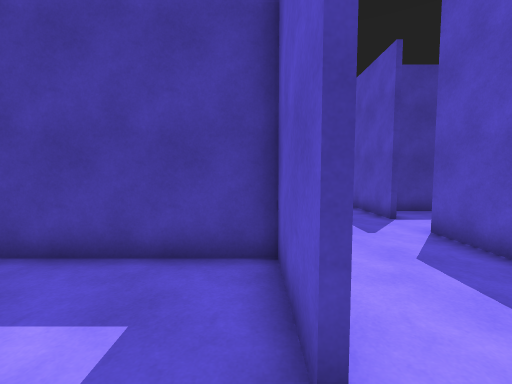
[1] (above)

24 first-person views from a walk through a Unity game level. The camera is 1.5 m above the floor, tilts 4° down and sees 90° across. The floor is counted in squares, 1 m on a side. Each view is taken from the middle of a square. On the plan, view 1 faces up. The plan holds only what a view shows up to about 13 squares ahead; the rest is blank. The place goes on beyond the plan. The player is left out.

[2]
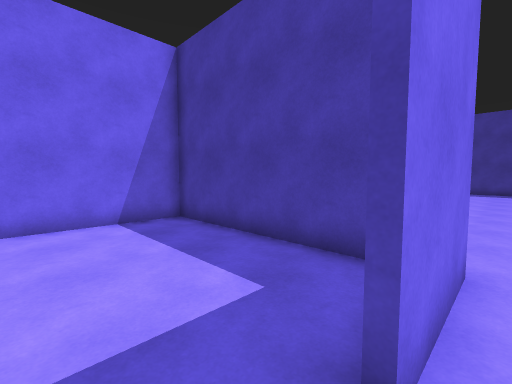

[3]
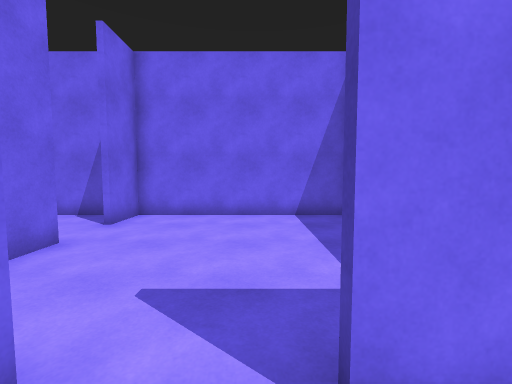

[4]
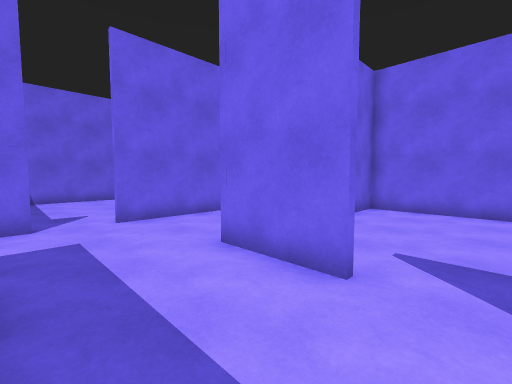

[5]
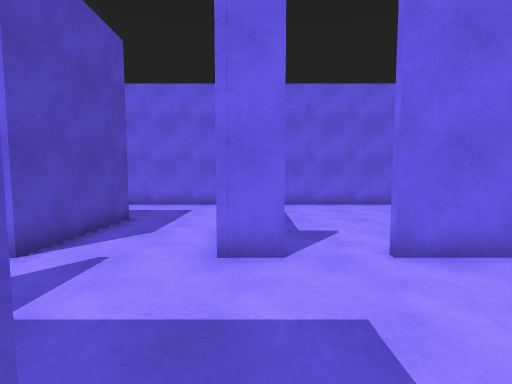

[6]
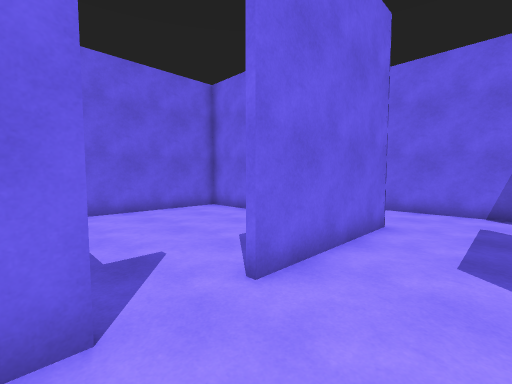

[7]
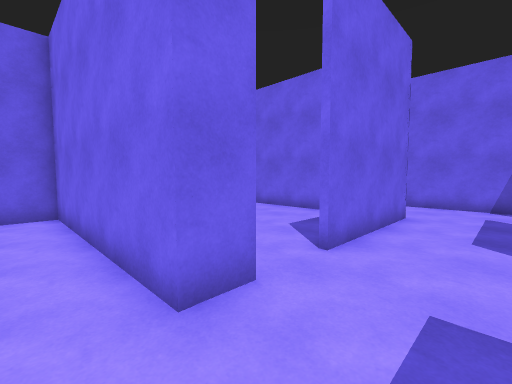

[8]
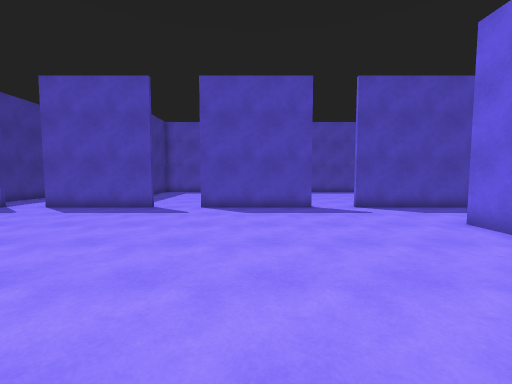

[9]
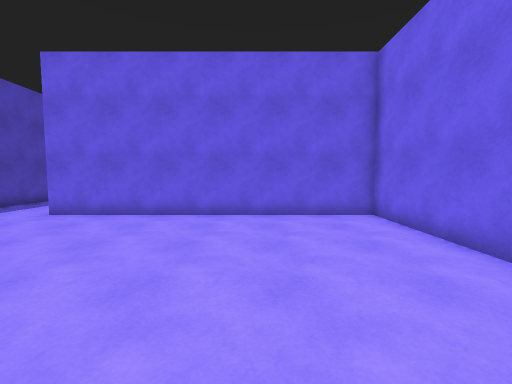

[10]
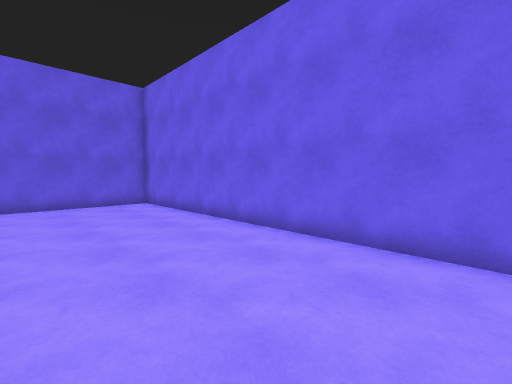

[11]
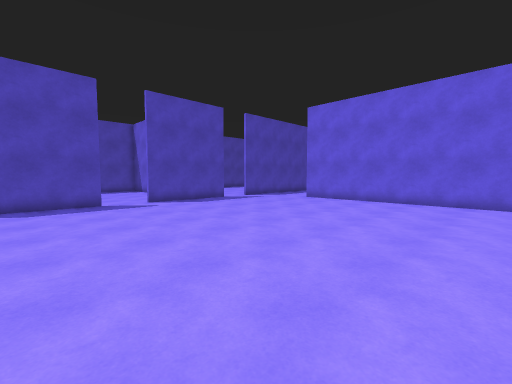

[12]
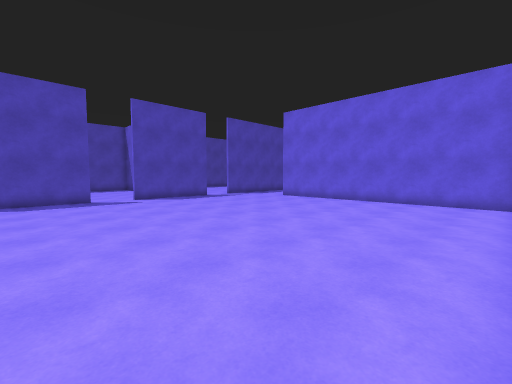

[13]
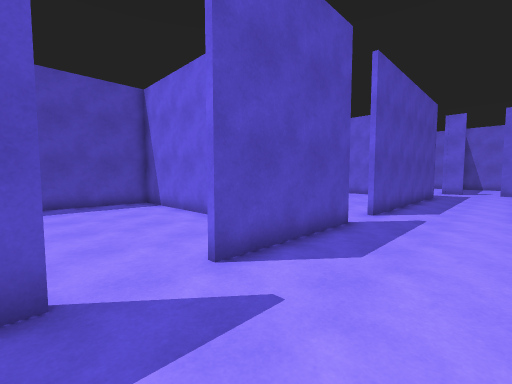

[14]
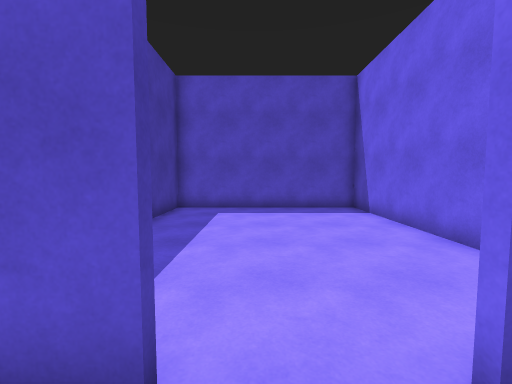

[15]
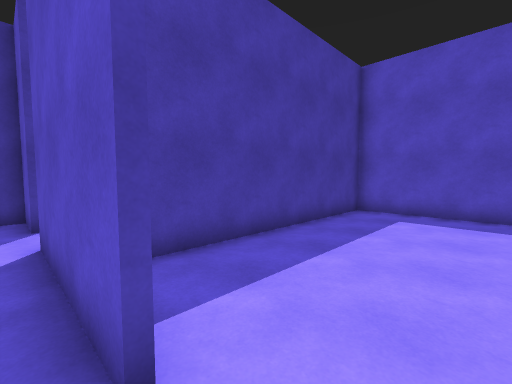

[16]
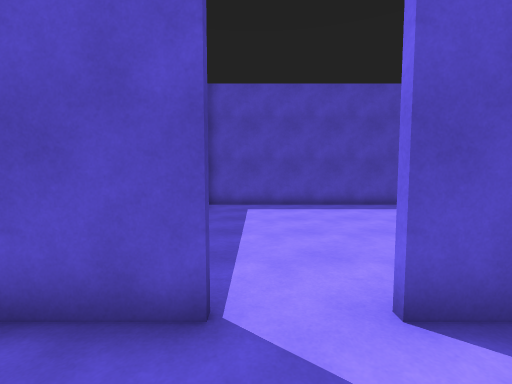

[17]
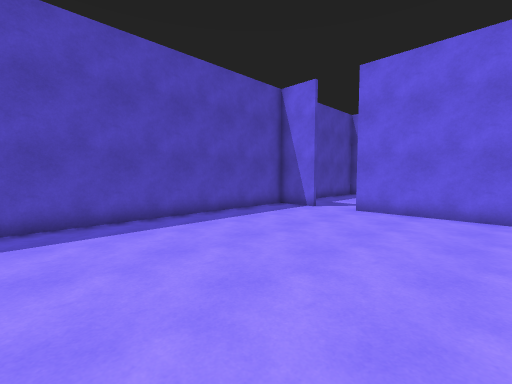

[18]
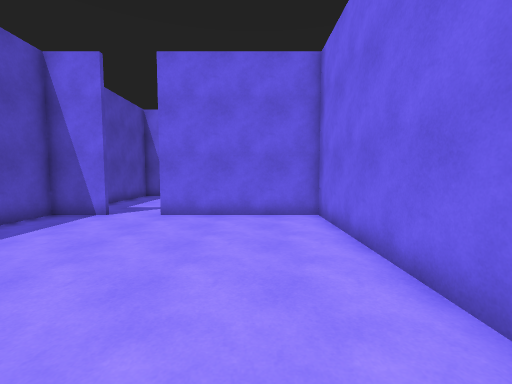

[19]
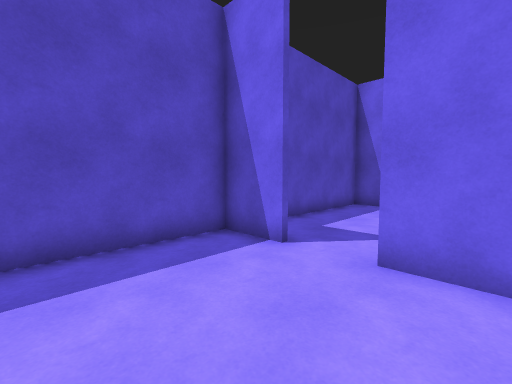

[20]
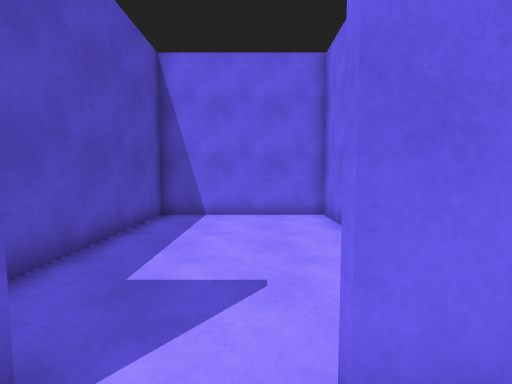

[21]
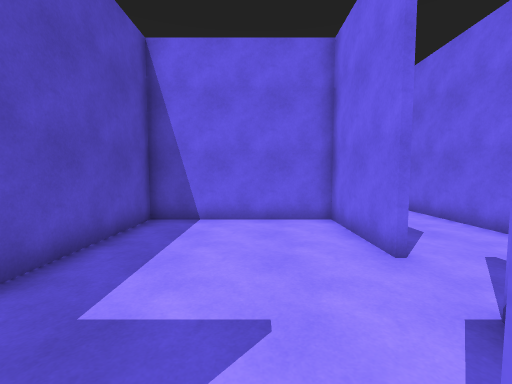

[22]
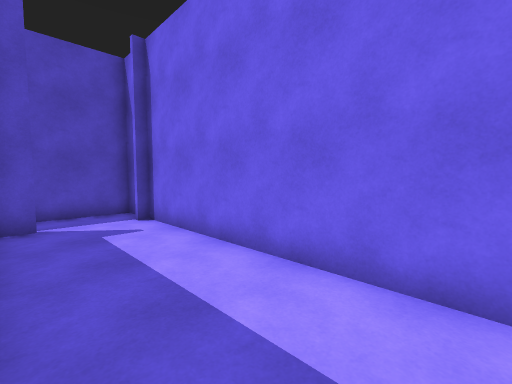

[23]
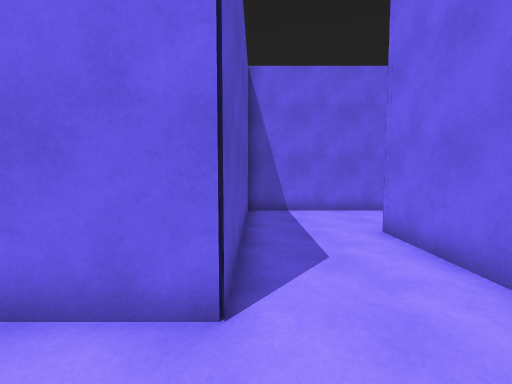

[24]
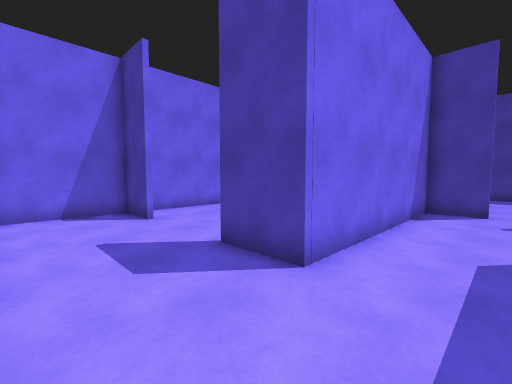

### Floor plan
Ten units are one square. View 1 is at (0, 0); x grows to the right and y downward. Boxes are objects, and circles mark ways between rooms. Rooms are numbered by the first view taken in them; rooms with no view inside come last. Other rooms are left out.
<svg viewBox="-160 -200 329 360">
<path fill="none" stroke="#000" d="M-35 33 -22 33M4 -15 4 -45 -73 -45 -73 33 -55 33M6 5 6 35M45 -84 45 -135M45 -9 45 -66M-54 35 -73 35 -73 116 -95 116M45 -156 45 -195M34 75 47 75 47 155 145 155 145 150M-113 -181 -113 -47 6 -47 6 -15M-155 70 -155 106M-134 116 -155 116 -155 151M83 116 83 74M-37 155 -37 75 15 75M-94 155 -39 155M158 155 164 155 164 126M47 -39 47 33 105 33M124 33 145 33 145 -104M72 -104 58 -104M79 -106 145 -106 145 -185 58 -185M-35 106 -35 155M-39 155 31 155M85 74 85 114 145 114 145 55"/>
<circle cx="-45" cy="40" r="3" fill="#2a7"/>
<circle cx="0" cy="-5" r="3" fill="#2a7"/>
<circle cx="50" cy="-75" r="3" fill="#2a7"/>
<circle cx="50" cy="-145" r="3" fill="#2a7"/>
<circle cx="25" cy="80" r="3" fill="#2a7"/>
<circle cx="80" cy="65" r="3" fill="#2a7"/>
<circle cx="115" cy="40" r="3" fill="#2a7"/>
<text x="-40" y="0">1</text>
<text x="-30" y="-50">2</text>
<text x="100" y="-30">3</text>
<text x="100" y="-150">4</text>
<text x="0" y="120">5</text>
<text x="110" y="80">6</text>
</svg>
Room 1 opens to room 2. Room 2 opens to room 3. Room 2 opens to room 4. Room 2 opens to room 5. Room 2 opens to room 6. Room 3 opens to room 6.

Where each view was taken, in squares from view 1:
view 1: 0 up, 0 right, facing up
view 2: 0 up, 1 right, facing up-left
view 3: 1 up, 2 right, facing left
view 4: 1 up, 4 right, facing down-left
view 5: 3 down, 4 right, facing down
view 6: 5 down, 4 right, facing down-left
view 7: 5 down, 6 right, facing down-left
view 8: 11 up, 7 left, facing right
view 9: 14 up, 7 left, facing down
view 10: 18 up, 6 left, facing down-left
view 11: 19 up, 9 left, facing down-right
view 12: 19 up, 11 left, facing down-right
view 13: 16 up, 1 right, facing down-right
view 14: 15 up, 3 right, facing right
view 15: 14 up, 4 right, facing up-right
view 16: 8 up, 2 right, facing right
view 17: 7 up, 6 right, facing down-right
view 18: 6 up, 7 right, facing down
view 19: 1 up, 9 right, facing down-right
view 20: 2 down, 11 right, facing down
view 21: 3 down, 11 right, facing down
view 22: 12 down, 6 right, facing down-right
view 23: 5 down, 4 left, facing down
view 24: 15 down, 5 left, facing up-left
